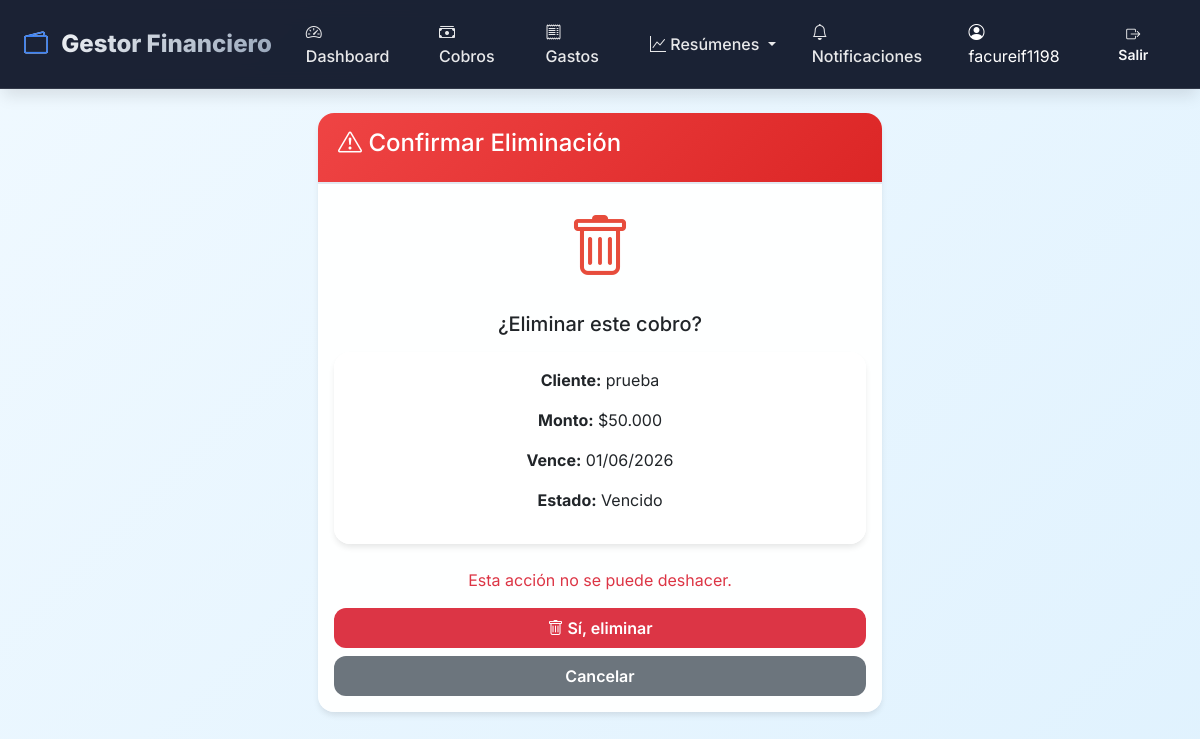
The page /cobros/eliminar/26/ (signed in) on the database its author committed.
### finances/models.py (models this page shows, shortened)
class Cobro(models.Model):
    ESTADO_CHOICES = [
        ('pendiente', 'Pendiente'),
        ('pagado', 'Pagado'),
        ('parcial', 'Pago Parcial'),
        ('vencido', 'Vencido'),
        ('cancelado', 'Cancelado'),
    ]
    FORMA_PAGO_CHOICES = [
        ('transferencia', 'Transferencia'),
        ('efectivo', 'Efectivo'),
        ('cheque', 'Cheque'),
        ('debito_automatico', 'Débito Automático'),
        ('otro', 'Otro'),
    ]
    PERIODICIDAD_CHOICES = [
        ('unico', 'Único'),
        ('semanal', 'Semanal'),
        ('quincenal', 'Quincenal'),
        ('mensual', 'Mensual'),
        ('bimestral', 'Bimestral'),
        ('trimestral', 'Trimestral'),
        ('semestral', 'Semestral'),
        ('anual', 'Anual'),
    ]
    usuario = models.ForeignKey(User, on_delete=models.CASCADE, null=True, blank=True)
    nombre_cliente = models.CharField(max_length=200, verbose_name='Cliente/Empresa')
    cliente = models.ForeignKey(Cliente, on_delete=models.SET_NULL, null=True, blank=True,
                           verbose_name='Cliente (opcional)', related_name='cobros')
    sistema = models.CharField(max_length=200, blank=True, verbose_name='Sistema',
                               help_text='Ej: Sistema de Concesionaria')
    plan = models.CharField(max_length=100, blank=True, verbose_name='Plan',
                           help_text='Ej: Básico, Premium')
    monto_total = models.DecimalField(max_digits=12, decimal_places=2, verbose_name='Monto a cobrar')
    monto_pagado = models.DecimalField(max_digits=12, decimal_places=2, default=0, verbose_name='Monto pagado')
    saldo = models.DecimalField(max_digits=12, decimal_places=2, default=0, verbose_name='Saldo pendiente')
    fecha_emision = models.DateField(default=timezone.now, verbose_name='Fecha de emisión')
    fecha_vencimiento = models.DateField(verbose_name='Fecha de vencimiento')
    fecha_pago = models.DateField(null=True, blank=True, verbose_name='Fecha de pago')
    estado = models.CharField(max_length=15, choices=ESTADO_CHOICES, default='pendiente')
    forma_pago = models.CharField(max_length=20, choices=FORMA_PAGO_CHOICES, default='transferencia')
    comprobante = models.FileField(upload_to='comprobantes/%Y/%m/', null=True, blank=True,
                                   verbose_name='Comprobante')
    es_recurrente = models.BooleanField(default=True, verbose_name='Es recurrente')
    periodicidad = models.CharField(max_length=20, choices=PERIODICIDAD_CHOICES, default='mensual')
    observaciones = models.TextField(blank=True)
    creado = models.DateTimeField(auto_now_add=True)
    actualizado = models.DateTimeField(auto_now=True)
    meses_a_generar = models.IntegerField(default=1, verbose_name='Meses a generar',
                                         help_text='Cantidad de meses a generar por adelantado')
    ajuste_precio_cada = models.IntegerField(default=0, verbose_name='Ajuste de precio cada N meses',
                                            help_text='0 = sin ajuste, 3 = cada 3 meses')
    porcentaje_ajuste = models.DecimalField(max_digits=5, decimal_places=2, default=0,
                                           verbose_name='% de ajuste',
                                           help_text='Porcentaje de aumento (ej: 10 para 10%)')
    class Meta:
        ordering = ['-fecha_vencimiento']
        verbose_name = 'Cobro'
        verbose_name_plural = 'Cobros'

### finances/views.py (the view)
# urls.py: path('cobros/eliminar/<int:pk>/', views.eliminar_cobro, name='eliminar_cobro'),
@login_required
def eliminar_cobro(request, pk):
    cobro = get_object_or_404(Cobro, pk=pk, usuario=request.user)
    if request.method == 'POST':
        nombre = cobro.nombre_cliente
        cobro.delete()
        messages.success(request, f'🗑️ Cobro de {nombre} eliminado')
        return redirect('lista_cobros')
    return render(request, 'finances/confirmar_eliminar.html', {'cobro': cobro})

### finances/templates/finances/confirmar_eliminar.html (shortened to what this page needs)
{% extends 'finances/base.html' %}
{% load humanize %}
{% block content %}
<div class="row justify-content-center">
    <div class="col-md-6">
        <div class="card border-danger">
            <div class="card-header bg-danger text-white">
                <h4><i class="bi bi-exclamation-triangle"></i> Confirmar Eliminación</h4>
            </div>
            <div class="card-body text-center">
                <i class="bi bi-trash" style="font-size: 4rem; color: #e74c3c;"></i>
                <h5 class="mt-3">¿Eliminar este cobro?</h5>
                <div class="card mt-3">
                    <div class="card-body">
                        <p><strong>Cliente:</strong> {{ cobro.nombre_cliente }}</p>
                        <p><strong>Monto:</strong> ${{ cobro.monto_total|floatformat:0|intcomma }}</p>
                        <p><strong>Vence:</strong> {{ cobro.fecha_vencimiento|date:"d/m/Y" }}</p>
                        <p><strong>Estado:</strong> {{ cobro.get_estado_display }}</p>
                    </div>
                </div>
                <p class="text-danger mt-3">Esta acción no se puede deshacer.</p>
                <form method="POST">
                    <div class="d-grid gap-2">
                        <button type="submit" class="btn btn-danger">
                            <i class="bi bi-trash"></i> Sí, eliminar
                        </button>
                        <a href="{% url 'lista_cobros' %}" class="btn btn-secondary">Cancelar</a>
                    </div>
                </form>
            </div>
        </div>
    </div>
</div>
{% endblock %}

### finances/templates/finances/base.html (shortened to what this page needs)
<!DOCTYPE html>
<html lang="es">
<head>
    <link href="https://cdn.jsdelivr.net/npm/bootstrap@5.1.3/dist/css/bootstrap.min.css" rel="stylesheet">
    <link rel="stylesheet" href="https://cdn.jsdelivr.net/npm/bootstrap-icons@1.8.1/font/bootstrap-icons.css">
</head>
<body>
    <nav class="navbar navbar-expand-lg navbar-dark mb-4">
        <div class="container">
            <a class="navbar-brand" href="{% url 'dashboard' %}">
                <i class="bi bi-wallet2"></i> Gestor Financiero
            </a>
            <div class="collapse navbar-collapse" id="navbarNav">
                <ul class="navbar-nav me-auto">
                    <li class="nav-item">
                        <a class="nav-link" href="{% url 'dashboard' %}">
                            <i class="bi bi-speedometer2"></i> Dashboard
                        </a>
                    </li>
                    <li class="nav-item">
                        <a class="nav-link" href="{% url 'lista_cobros' %}">
                            <i class="bi bi-cash-stack"></i> Cobros
                        </a>
                    </li>
                    <li class="nav-item">
                        <a class="nav-link" href="{% url 'lista_gastos' %}">
                            <i class="bi bi-receipt"></i> Gastos
                        </a>
                    </li>
                    <li class="nav-item dropdown">
                        <a class="nav-link dropdown-toggle" href="#" data-bs-toggle="dropdown">
                            <i class="bi bi-graph-up"></i> Resúmenes
                        </a>
                    </li>
                    <li class="nav-item">
                        <a class="nav-link" href="{% url 'notificaciones' %}">
                            <i class="bi bi-bell"></i> Notificaciones
                        </a>
                    </li>
                </ul>
                <div class="d-none d-lg-flex align-items-center ms-3">
                    <span class="text-white me-3">
                        <i class="bi bi-person-circle"></i> {{ user.username }}
                    </span>
                    <a href="{% url 'logout' %}" class="btn btn-outline-light btn-sm">
                        <i class="bi bi-box-arrow-right"></i> Salir
                    </a>
                </div>
            </div>
        </div>
    </nav>
    <div class="container">
        {% block content %}{% endblock %}
    </div>
</body>
</html>

### finances/templates/finances/base.html (style rules this page uses)
:root { --primary: #0f172a; --primary-light: #1e293b; --accent: #3b82f6; --accent-hover: #2563eb; --success: #10b981; --danger: #ef4444; --warning: #f59e0b; --info: #06b6d4; --gray-50: #f8fafc; --gray-100: #f1f5f9; --gray-200: #e2e8f0; --gray-600: #475569; --gray-800: #1e293b; --shadow-sm: 0 1px 2px 0 rgb(0 0 0 / 0.05); --shadow-md: 0 4px 6px -1px rgb(0 0 0 / 0.1); --shadow-lg: 0 10px 15px -3px rgb(0 0 0 / 0.1); --radius-lg: 1rem; --radius-md: 0.75rem; }
* { margin: 0; padding: 0; box-sizing: border-box; }
body { background: linear-gradient(135deg, #f0f9ff 0%, #e0f2fe 100%); font-family: 'Inter', -apple-system, BlinkMacSystemFont, 'Segoe UI', Roboto, sans-serif; min-height: 100vh; overflow-x: hidden; }
.navbar { background: rgba(15, 23, 42, 0.95) !important; backdrop-filter: blur(10px); box-shadow: var(--shadow-lg); border-bottom: 1px solid rgba(255,255,255,0.1); padding: 0.75rem 0; position: relative; z-index: 1050; }
.navbar-brand { font-weight: 800; font-size: 1.5rem; background: linear-gradient(135deg, #fff, #94a3b8); -webkit-background-clip: text; background-clip: text; color: transparent !important; }
.navbar-brand i { background: none; -webkit-background-clip: unset; background-clip: unset; color: var(--accent) !important; margin-right: 8px; }
.navbar-nav { align-items: center; }
.nav-link { font-weight: 500; transition: all 0.2s ease; border-radius: var(--radius-md); padding: 0.5rem 1rem !important; margin: 0 2px; color: rgba(255,255,255,0.9) !important; }
.card { border: none; border-radius: var(--radius-lg); background: rgba(255, 255, 255, 0.95); backdrop-filter: blur(4px); box-shadow: var(--shadow-md); transition: transform 0.2s ease, box-shadow 0.2s ease; overflow: hidden; margin-bottom: 1.5rem; }
.card-header { background: rgba(255,255,255,0.98); border-bottom: 2px solid var(--gray-200); padding: 1rem 1.25rem; font-weight: 700; }
.bg-danger { background: linear-gradient(135deg, var(--danger), #dc2626) !important; }
.btn { border-radius: var(--radius-md); font-weight: 600; padding: 0.5rem 1.25rem; transition: all 0.2s; border: none; }
.card, .metric-card, .alert { animation: fadeInUp 0.4s ease-out; }
.container { max-width: 1400px; padding: 0 1.5rem; }
.mb-4 { margin-bottom: 1.5rem !important; }

### rows shown on the page
Cobro: nombre_cliente "prueba", monto_total "50.000", fecha_vencimiento "01/06/2026", estado "Vencido"

### other values the page prints
{{ user.username }} "facureif1198"
